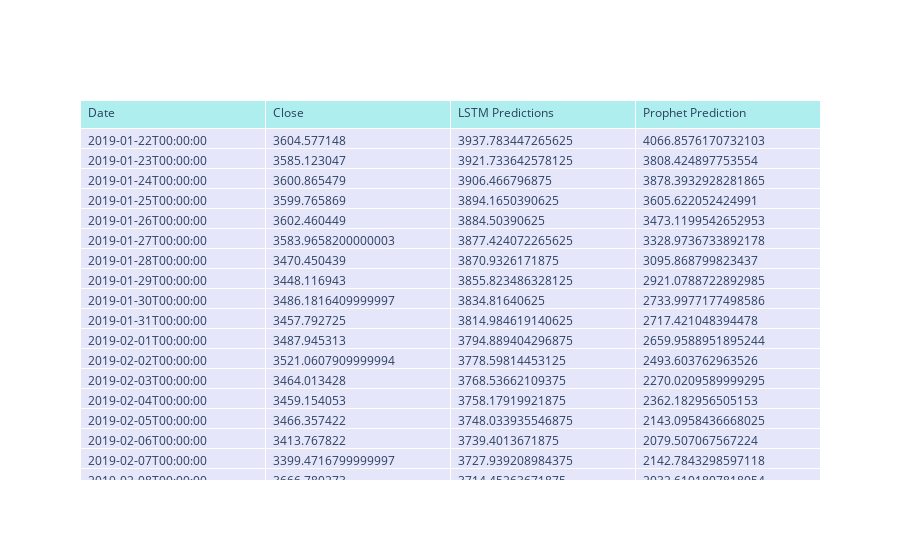

Notebook cell for this chart:
### Code cell
#Table of predicted price and real price
fig = go.Figure(data=[go.Table(header=dict(values=list(result.columns),fill_color='paleturquoise',align='left'),
                cells=dict(values=[result['Date'],result['Close'],result['LSTM Predictions'],result['Prophet Prediction']],fill_color='lavender',align ='left'))
])  

fig.show()
pio.write_html(fig,"Prediction Model Table.html", full_html=False)

### Figure 1 — Plotly figure (JSON) as saved in the notebook; plotly's stock layout.template omitted (floating-point values rounded to 4 significant figures; data arrays with more than 128 entries replaced by an {"elided": "..."} marker saying what was removed)
{"data": [{"cells": {"align": "left", "fill": {"color": "lavender"}, "values": {"elided": "4x1844 mixed values"}}, "header": {"align": "left", "fill": {"color": "paleturquoise"}, "values": ["Date", "Close", "LSTM Predictions", "Prophet Prediction"]}, "type": "table"}], "layout": {}}
